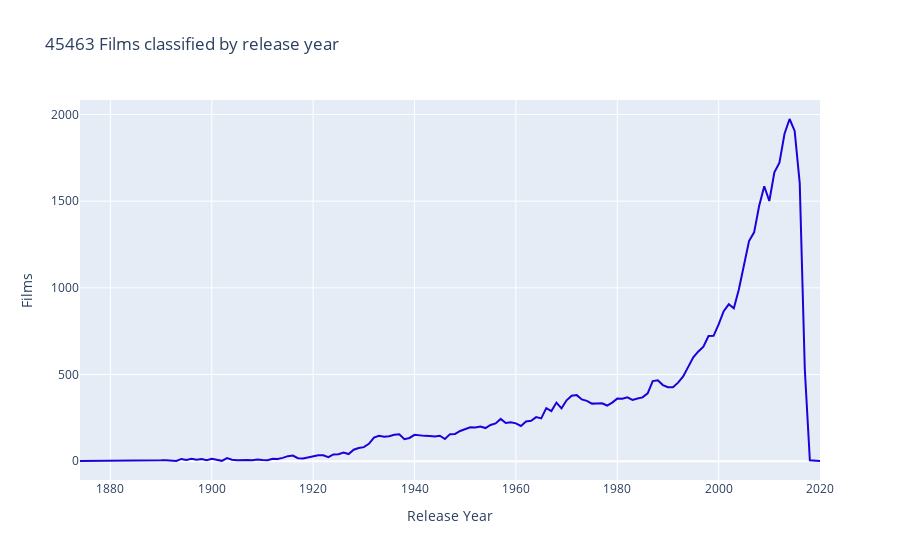

Here is the notebook cell this chart was saved with:
### Markdown cell above
## When did the movies hit the big screen?

### Code cell
# We count how many movies were released each year, then order from the oldest year
movies_per_year = movies['year'].value_counts().sort_index()
movies_per_year.head()

## We generate Scatter
sc = go.Scatter(x=movies_per_year.index,
                y=movies_per_year.values,
                marker = {'color':'#1d00db'})
## Generame layout
lyt = {'title':f"{movies['year'].shape[0]} Films classified by release year ",
         'xaxis':{'title':'Release Year'},
         'yaxis':{'title':'Films'}}

## Generate plot
fig = go.Figure(data=[sc], layout=lyt)
iplot(fig)

### Figure 1 — Plotly figure (JSON) as saved in the notebook; plotly's stock layout.template omitted (floating-point values rounded to 4 significant figures; data arrays with more than 128 entries replaced by an {"elided": "..."} marker saying what was removed)
{"data": [{"marker": {"color": "#1d00db"}, "type": "scatter", "x": {"elided": "135 int values"}, "y": {"elided": "135 int values"}}], "layout": {"title": {"text": "45463 Films classified by release year "}, "xaxis": {"title": {"text": "Release Year"}}, "yaxis": {"title": {"text": "Films"}}}}
